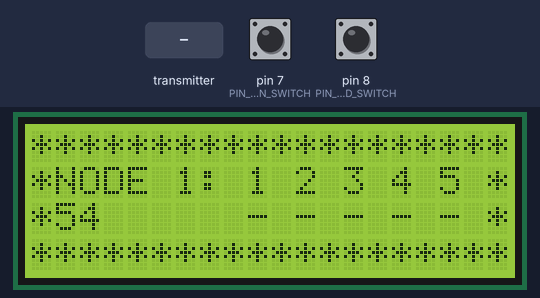
Recording of a sketch running on a simulated Arduino Uno, built with avr-gcc and run on an emulated ATmega328P. Shown: 20×4 character LCD. The test bench sets the inputs (shaded band); at power-on: pin 7 (PIN_GREEN_SWITCH) HIGH, pin 8 (PIN_RED_SWITCH) HIGH. Random numbers use the default seed unless the sketch sets one; no radio packets arrive unless stated; what the sketch prints to the serial monitor is not drawn.

Above: at 3.5 s.
3.6 s: pin 7 (PIN_GREEN_SWITCH) pulled LOW for 3.2 s
At 4.9 s:
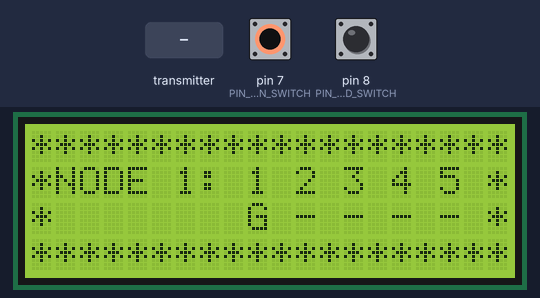
7.4 s: pin 8 (PIN_RED_SWITCH) pulled LOW for 0.15 s
At 7.72 s:
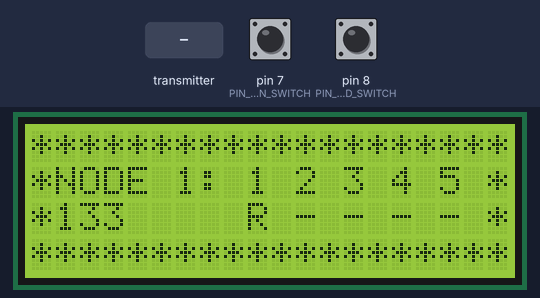

The sketch:

RF-Domination.ino
```cpp
/*
Wireless Domination by Mark Allen PamojaIT.com - Edit this at your own risk
If you edit this sketch, please acknoweldge me.
Written using the tutorial from ForceTronics - http://forcetronic.blogspot.com/search/label/wireless%20sensor%20network
*/

/**
 * Modifications made by James Delph
 */

#include <SPI.h>              //Call SPI library so you can communicate with the nRF24L01+
#include <nRF24L01.h>         //nRF2401 libarary found at https://github.com/tmrh20/RF24/
#include <RF24.h>             //nRF2401 libarary found at https://github.com/tmrh20/RF24/
#include <Wire.h>
#include <LiquidCrystal_I2C.h>


const uint8_t PIN_CE = 9;      //This pin is used to set the nRF24 to standby (0) or active mode (1)
const uint8_t PIN_CSN = 10;    //This pin is used for SPI comm chip select
RF24 wirelessSPI(PIN_CE, PIN_CSN); // Declare object from nRF24 library (Create your wireless SPI)
const uint64_t READ_ADDRESS = 0xB00B1E50C3LL;  // Create read pipe address for the network
const uint64_t W_ADDRESS = 0xB00B1E50C3LL;  // Set the write pipe to be the same as the read pipe
const uint8_t rFChan = 89;    //Set channel default (chan 84 is 2.484GHz to 2.489GHz)
const uint8_t rDelay = 7;     //this is based on 250us increments, 0 is 250us so 7 is 2 ms
const uint8_t rNum = 5;       //number of retries that will be attempted
LiquidCrystal_I2C lcd(0x3f,20,4);  // set the LCD address to 0x27 or 0x3F
static uint32_t counter;

/* ====================================================
 * Set change the following for the node number (1st time of 5)
  ===================================================
*/
const uint8_t NODE_NUMBER = 1;


//Create a structure to hold button data and channel data
struct PayLoad {
  uint8_t node;
  uint8_t sensor;
};

PayLoad payload;              //create struct object

const uint8_t PIN_RED_SWITCH = 8;               // Connect Red Button to input pin 5
const uint8_t PIN_GREEN_SWITCH = 7;              // Connect Green Button to input pin 6

// Initialise the other nodes
int node1 = 0;
int node2 = 0;
int node3 = 0;
int node4 = 0;
int node5 = 0;


// ===================================================================
// =================          Setup            =======================
// ===================================================================

void setup() {
  payload.node = NODE_NUMBER;
  wirelessSPI.begin();  //Start the nRF24 module
  wirelessSPI.setChannel(rFChan); //set communication frequency channel
  wirelessSPI.openReadingPipe(1, READ_ADDRESS);  //This is receiver or master so we need to be ready to read data from transmitters
  wirelessSPI.startListening();    // Start listening for messages

  Serial.begin(115200);  //serial port to display received data
  Serial.print("Node ");
  Serial.print( payload.node);
  Serial.println(" is online...");

  pinMode(PIN_RED_SWITCH, INPUT);     // declare pushbutton as input
  pinMode(PIN_GREEN_SWITCH, INPUT);     // declare pushbutton as input

  lcd.init();                      // initialize the lcd
  lcd.backlight();
  lcd.setCursor(0, 0);
  lcd.print("********************");
  lcd.setCursor(0, 1);
  lcd.print("*  RF Domination   *");
  lcd.setCursor(0, 2);
  lcd.print("*                  *");
  lcd.setCursor(3, 2);
  lcd.print("Node ");
  lcd.print(payload.node);
  lcd.setCursor(0, 3);
  lcd.print("********************");
  delay(2000);
  lcd.setCursor(0, 1);
  lcd.print("*NODE  : 1 2 3 4 5 *");
  lcd.setCursor(6, 1);
  lcd.print(payload.node);
  lcd.setCursor(0, 2);
  lcd.print("*                  *");
  status();
}

// ===================================================================
// =================          Loop Code        =======================
// ===================================================================
void loop()
{
  payload.node = NODE_NUMBER;
  if (counter > 2000)
  {
    counter = 0;
    status();
  }
  counter = counter + 1;
  lcd.setCursor(1,2);
  lcd.print(counter);
  setrx();
  winning();
  updatedisplay();

  if (digitalRead(PIN_RED_SWITCH) == false) // check if the button is pressed
  {
    Serial.println("Red High");
    lcd.setCursor(0,2);
    lcd.print("*                  *");
    lcd.setCursor(3,2);
    lcd.print("Red pressed");
    lcd.setCursor(0,2);
    lcd.print("*                  *");
    payload.sensor = 2; //  Set Sensor Value to 2 (Red)

    // Change node variable to reflect nome number (2nd time of 5)

    node1 = payload.sensor;
    settx();
    // payload.sensor = 0; //  Reset  Sensor Value to 0
  }

  if (digitalRead(PIN_GREEN_SWITCH) == false) // check if the button is pressed
  {
    Serial.println("Green High");
    lcd.setCursor(0,2);
    lcd.print("*                  *");
    lcd.setCursor(3,2);
    lcd.print("Green pressed");
    lcd.setCursor(0,2);
    lcd.print("*                  *");
    payload.sensor = 3;   //Set Sensor Value to 3 (Green)
    // Change node variable to reflect nome number (3rd time of 5)

    node1 = payload.sensor;
    settx();
    // payload.sensor = 0; //  Reset  Sensor Value to 0
  }
}


// ===================================================================
// =================       Recevive Mode       =======================
// ===================================================================
void setrx()
{
  wirelessSPI.openReadingPipe(1, READ_ADDRESS);  // Go into listening mode
  wirelessSPI.startListening();             // Start listening for messages
  wirelessSPI.setDataRate(RF24_250KBPS);
  wirelessSPI.setPALevel(RF24_PA_HIGH);
  if (wirelessSPI.available()) //Check if recieved data
  {
    wirelessSPI.read(&payload, sizeof(payload)); //read packet of data and store it in struct object
    Serial.print("Received data packet from node: ");
    Serial.println(payload.node);          //print node number or channel
    Serial.print("Node sensor value is: ");
    Serial.println(payload.sensor);        //print node's sensor value
    Serial.println();

    if (payload.node == 1)
      node1 = payload.sensor;
    else if (payload.node == 2)
      node2 = payload.sensor;
    else if (payload.node == 3)
      node3 = payload.sensor;
    else if (payload.node == 4)
      node4 = payload.sensor;
    else if (payload.node == 5)
      node5 = payload.sensor;
  }
}

// ============================================================================
// =================           Transmit Mode            =======================
// ================= Only called when button is pressed =======================
// ============================================================================
void settx()
{
  for (int i = 0; i < 4; ++i)
  {
    lcd.setCursor(0, 0);
    lcd.print("****TX**");
    wirelessSPI.setRetries(rDelay, rNum); //if a transmit fails to reach receiver (no ack packet) then this sets retry attempts and delay between retries
    wirelessSPI.openWritingPipe(W_ADDRESS); //open writing or transmit pipe
    wirelessSPI.setPALevel(RF24_PA_HIGH);
    wirelessSPI.setDataRate(RF24_250KBPS) ;
    wirelessSPI.stopListening(); //go into transmit mode

    if (!wirelessSPI.write(&payload, sizeof(payload))) //send data and remember it will retry if it fails
    {
      delay(random(5,20)); //as another back up, delay for a random amount of time and try again
      if (!wirelessSPI.write(&payload, sizeof(payload)))
      {
        //set error flag if it fails again
        lcd.setCursor(0,0);
        lcd.print("*TX fail**");
      }
    }
    lcd.setCursor(0,0);
    lcd.print("********");
  }

  updatedisplay();
}


void status()
{
  lcd.setCursor(1,2);
  lcd.print("Sync");
  setrx();

  // Set change the following for the node number (4th and 5th time of 5)
  payload.node = 1; // maybe bug? was ==
  payload.sensor = node1;
  settx();
  delay(100);
  lcd.setCursor(1,2);
  lcd.print("    ");
}

void updatedisplay()
{
  lcd.setCursor(9, 2);
  if (node1 == 2)
    lcd.print("R");
  if (node1 == 3)
    lcd.print("G");
  if (node1 == 0)
    lcd.print("-");

  lcd.setCursor(11, 2);
  if (node2 == 2)
    lcd.print("R");
  if (node2 == 3)
    lcd.print("G");
  if (node2 == 0)
    lcd.print("-");

  lcd.setCursor(13, 2);
  if (node3 == 2)
    lcd.print("R");
  if (node3 == 3)
    lcd.print("G");
  if (node3 == 0)
    lcd.print("-");

  lcd.setCursor(15, 2);
  if (node4 == 2)
    lcd.print("R");
  if (node4 == 3)
    lcd.print("G");
  if (node4 == 0)
    lcd.print("-");

  lcd.setCursor(17, 2);
  if (node5 == 2)
    lcd.print("R");
  if (node5 == 3)
    lcd.print("G");
  if (node5 == 0)
    lcd.print("-");

  Serial.print("Node1 value is: ");
  Serial.println(node1);        //print node's sensor value
  Serial.print("Node2 value is: ");
  Serial.println(node2);        //print node's sensor value
  Serial.print("Node3 value is: ");
  Serial.println(node3);        //print node's sensor value
  Serial.print("Node4 value is: ");
  Serial.println(node4);        //print node's sensor value
  Serial.print("Node5 value is: ");
  Serial.println(node5);        //print node's sensor value
  Serial.println();
}


void winning()
{
  if (node1 == 2 && node2 == 2 && node3 == 2 && node4 == 2 && node5 == 2)
  {
    lcd.setCursor(0,0);
    lcd.print("********************");
    lcd.setCursor(0,1);
    lcd.print("*  RED TEAM WINS   *");
    lcd.setCursor(0,2);
    lcd.print("*    WELL DONE!    *");
    lcd.setCursor(0,3);
    lcd.print("********************");
    delay(1000);
  }

  if (node1 == 3 && node2 == 3 && node3 == 3 && node4 == 3 && node5 == 3)
  {
    lcd.setCursor(0,0);
    lcd.print("********************");
    lcd.setCursor(0,1);
    lcd.print("* GREEN TEAM WINS   *");
    lcd.setCursor(0,2);
    lcd.print("*    WELL DONE!    *");
    lcd.setCursor(0,3);
    lcd.print("********************");
    delay(1000);
  }
}
```
